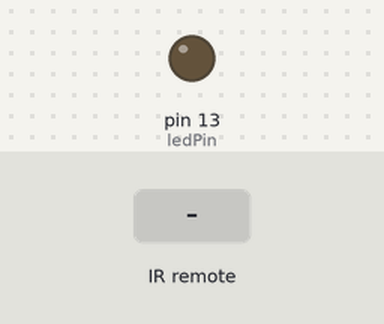
A sketch run on a simulated Arduino Uno, built with avr-gcc and run on an emulated ATmega328P. Parts: output pins drawn as LEDs (lit = HIGH). Inputs (shaded band) come from the test bench.

Above: at 1.2 s.
1.3 s: infrared code 0xFFA25D received
At 2.3 s:
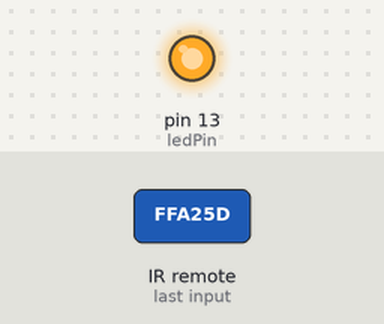
Timing chart, 0 to 4.3 s (numbered marks = the images above; inputs shaded):
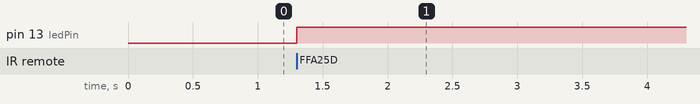

Measured:
- after the input at 1.3 s, pin 13 (ledPin): LOW → HIGH at once

The sketch:

IRrecv_jeden_przycisk.ino
```cpp
#include <IRremote.h>

int ledPin = 13;
int RECV_PIN = 11;


IRrecv irrecv(RECV_PIN);
decode_results results;

void setup()
{

  pinMode(ledPin, OUTPUT);
  irrecv.enableIRIn(); // Start the receiver
  //irrecv.blink13(true);
}

int on = 0;
unsigned long last = millis();

void loop()
{

  if (irrecv.decode(&results))
   {
     if(results.value == 0xFFA25D) //jeśli wciśnięty CH-
       {
        if(millis() - last > 100)
          {
            on = !on;
            digitalWrite(ledPin, on ? HIGH:LOW);
          }
        last = millis();


       }
    irrecv.resume(); // Receive the next value
   }
}
```
